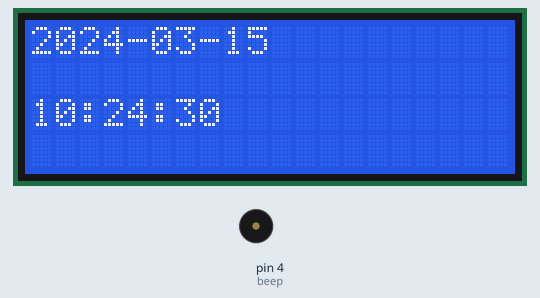
Simulated run of this sketch. Board: Arduino Uno, built with avr-gcc and run on an emulated ATmega328P. Shown: 20×4 character LCD, buzzer (waves = sounding, pin HIGH). The local clock reads 2024-03-15 10:24:30 at power-on unless the sketch sets it.

Above: at 0.2 s.
At 4.3 s:
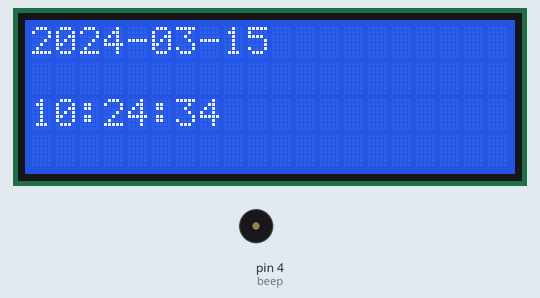
At 11.5 s:
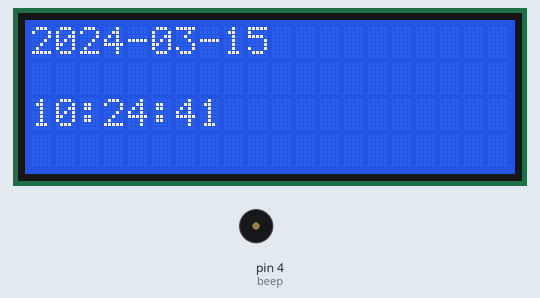
At 18.8 s:
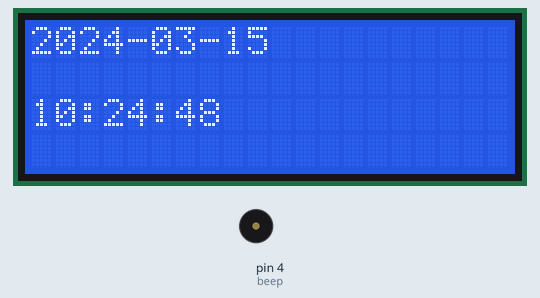
At 28.0 s:
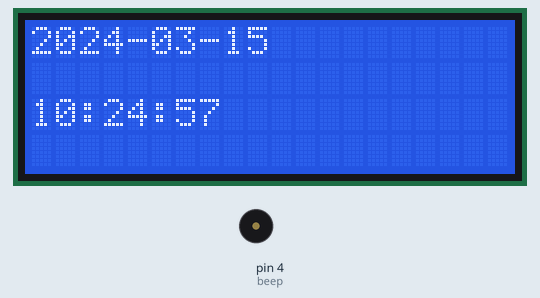
At 38.3 s:
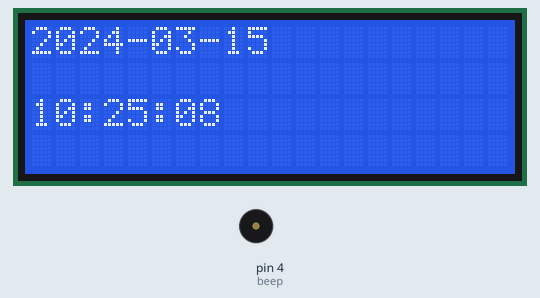

Measured:
- what the display in image 1 shows lasts 1.0 s, from 4.3 s to 5.3 s

The sketch:

DS3231.ino
```cpp
#include <DS3231.h>
#include <Wire.h>
#include <LiquidCrystal_I2C.h>
LiquidCrystal_I2C lcd(0x27,20,4);

DS3231 Clock;
bool Century=false;
bool h12;
bool PM;
byte ADay, AHour, AMinute, ASecond, ABits;
bool ADy, A12h, Apm;
byte year, month, date, DoW, hour, minute, second;
int const beep = 4;

char buffer [16];
char time [16];

void setup() {
  Wire.begin();
  Serial.begin(9600);
  pinMode(beep,OUTPUT);
  lcd.begin(20, 4);
  lcd.init();
  lcd.clear();
  lcd.backlight();
//  Clock.setSecond(40);//Set the second
//  Clock.setMinute(44);//Set the minute
//  Clock.setHour(15); //Set the hour
//  Clock.setDoW(2); //Set the day of the week
//  Clock.setDate(22); //Set the date of the month
//  Clock.setMonth(7); //Set the month of the year
//  Clock.setYear(20); //Set the year (Last two digits of the year)
}

void loop() {
  int second,minute,hour,date,month,year,temperature;
  lcd.clear();
  second = Clock.getSecond();
  minute = Clock.getMinute();
  hour = Clock.getHour(h12, PM);
  date = Clock.getDate();
  month = Clock.getMonth(Century);
  year = Clock.getYear();

  sprintf(time,"20%02u-%02u-%02u",year,month,date); //設定印出01,02,而非1,2
  sprintf(buffer,"%02u:%02u:%02u",hour,minute,second); //設定印出01,02,而非1,2

  lcd.setCursor(0, 0);
  lcd.print(time);
  lcd.setCursor(0, 2);
  lcd.print(buffer);

  if(minute == 15){ // 蜂鳴器響起時間設定
    digitalWrite(beep, HIGH);
    delay(300);
    digitalWrite(beep, LOW);
    delay(300);
  }
  digitalWrite(beep, LOW);
  delay(1000);
}
```
